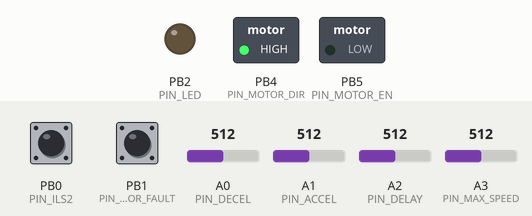
The program below on a simulated ATtiny85, built for the host (arithmetic inside an expression is 32-bit, double 64-bit). Parts: switched loads named in the program (green lamp = pin HIGH), output pins drawn as LEDs (lit = HIGH). The test bench sets the inputs (shaded band); at power-on: PB1 (PIN_MOTOR_FAULT) HIGH, PB0 (PIN_ILS2) HIGH, A0 (PIN_DECEL) = 512, A1 (PIN_ACCEL) = 512, A2 (PIN_DELAY) = 512, A3 (PIN_MAX_SPEED) = 512. EEPROM starts erased.

Above: at 1.2 s.
1.3 s: PB1 (PIN_MOTOR_FAULT) pulled LOW for 0.15 s
At 1.37 s:
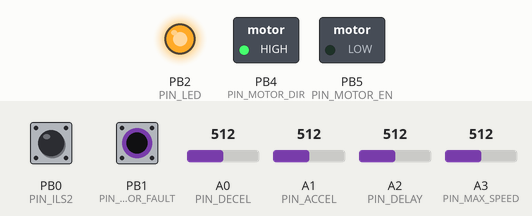
2.9 s: PB1 (PIN_MOTOR_FAULT) pulled LOW for 3.2 s
At 6.7 s:
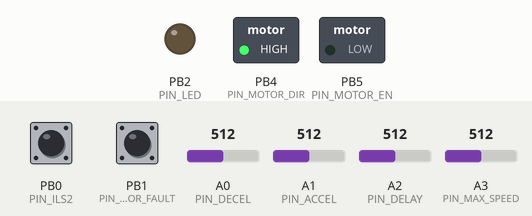
Timing chart, 0 to 8.2 s (numbered marks = the images above; inputs shaded):
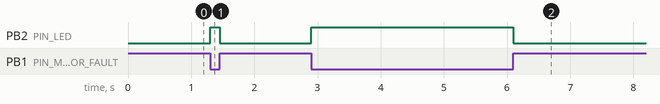

Measured:
- after the input at 1.3 s, PB2 (PIN_LED): LOW → HIGH at once, → LOW 0.15 s later
- after the input at 2.9 s, PB2 (PIN_LED): LOW → HIGH at once, → LOW 3.2 s later

The program:

main.cpp
```cpp
#include <Arduino.h>
#include "constants.h"
#include "MP6515.h"
#include <EEPROM.h>

uint32_t lastTriggerTmstp = 0;
uint32_t pauseStartTime = 0;
uint32_t pauseDuration = 0;
uint8_t direction = FORWARD_DIR;
uint8_t stateAddr = 1;

enum STATE
{
    INIT,
    WAITING_FOR_STOP_TRIGGER,
    BREAKING,
    PAUSE
};

static STATE state = INIT;

void updateMotorSettings()
{
    motor.setAcceleration(analogRead(PIN_ACCEL) << 4);
    motor.setDeceleration(analogRead(PIN_DECEL) << 4);
    motor.setMaxSpeed(255 - ((analogRead(PIN_MAX_SPEED) >> 2) & 0x00FF));
    pauseDuration = 200ULL * (1024 - analogRead(PIN_DELAY));
}

void registerDir(uint8_t dir)
{
    EEPROM.update(stateAddr, dir); // save next direction in case of shutdown
}

void setup()
{
    pinMode(PIN_MOTOR_EN, OUTPUT);
    pinMode(PIN_LED, OUTPUT);
    pinMode(PIN_MOTOR_DIR, OUTPUT);
    pinMode(PIN_MOTOR_FAULT, INPUT_PULLUP);
    pinMode(PIN_ILS1, INPUT);
    pinMode(PIN_ILS2, INPUT);

    updateMotorSettings();

    stateAddr = EEPROM.read(0);
    direction = EEPROM.read(stateAddr);
    stateAddr++;
    if (stateAddr == 0)
        stateAddr = 1;
    else if (stateAddr > 127)
        stateAddr = 1;
    EEPROM.write(0, stateAddr);
    registerDir(direction);

    motor.begin(direction);
}

void loop()
{
    digitalWrite(PIN_LED, !digitalRead(PIN_MOTOR_FAULT));
    motor.loop();
    if (millis() - lastTriggerTmstp > 100)
    {
        lastTriggerTmstp = millis();
        updateMotorSettings();
    }

    switch (state)
    {
    case INIT:
    {
        motor.move(direction);
        state = WAITING_FOR_STOP_TRIGGER;
        break;
    }

    case WAITING_FOR_STOP_TRIGGER:
    {
        uint8_t sensorPin = PIN_ILS2;
        if (direction == FORWARD_DIR)
            sensorPin = PIN_ILS1;

        if (digitalRead(sensorPin) == 0)
        {
            bool falseTrigger = false;
            lastTriggerTmstp = millis();
            while (millis() - lastTriggerTmstp < 10)
                falseTrigger |= digitalRead(sensorPin) == 1;
            if (falseTrigger == false)
            {
                registerDir(!direction); // save next direction in case of shutdown
                motor.brake();
                state = BREAKING;
            }
        }
        break;
    }

    case BREAKING:
    {
        if (motor.getSpeed() == 0)
        {
            pauseStartTime = millis();
            state = PAUSE;
            direction = !direction;
        }
        break;
    }

    case PAUSE:
    {
        if (millis() - pauseStartTime > pauseDuration)
        {
            state = INIT;
        }
        break;
    }

    default:
        break;
    }
}
```

MP6515.cpp
```cpp
#include "MP6515.h"
#include "wiring_private.h"

MP6515 motor;

uint16_t MP6515::_accelStep_ms = DEFAULT_ACCELERATION;
uint16_t MP6515::_decelStep_ms = DEFAULT_DECELERATION;
uint8_t MP6515::_currentSpeed = 0;
uint8_t MP6515::_maxSpeed = DEFAULT_MAX_SPEED;
uint8_t MP6515::_nextDirection = LOW;
uint8_t MP6515::_currentDirection = LOW;
uint32_t MP6515::_lastEventTime = millis();
MP6515::STATE MP6515::_state = MP6515::STATE::STOP;

void MP6515::begin(uint8_t dir)
{
    _nextDirection = dir;
    changeDirection();
    _state = MP6515::STATE::STOP;
    updateMotorSpeed(0);
}

void MP6515::updateMotorSpeed(uint8_t speed)
{
    if (speed == 0)
    {
        digitalWrite(PIN_MOTOR_EN, LOW);
    }
    else if (speed == 255)
    {
        digitalWrite(PIN_MOTOR_EN, HIGH);
    }
    else
    {
        // Setting up PWM on PIN_MOTOR_EN

        // Clear OC1B on Compare Match, set
        // OC1B at BOTTOM (non-inverting mode)
        sbi(TCCR1A, COM1B1);
        cbi(TCCR1A, COM1B0);
        // Select Fast PWM, 8-bit mode
        sbi(TCCR1A, WGM10);
        cbi(TCCR1A, WGM11);
        sbi(TCCR1B, WGM12);
        cbi(TCCR1B, WGM13);
        // Clock prescaler /1 selection
        sbi(TCCR1B, CS10);
        cbi(TCCR1B, CS11);
        cbi(TCCR1B, CS12);
        //cbi(TCCR0A, COM0A0);
        OCR1B = speed; // set pwm duty
    }
}

void MP6515::brake()
{
    _state = MP6515::STATE::STOP;
    _nextDirection = _currentDirection; // make sure we were are not going to go the other way once we stopped
}

void MP6515::setMaxSpeed(uint8_t maxSpeed)
{
    _maxSpeed = maxSpeed;
    if (_maxSpeed == 0)
        _maxSpeed = MIN_MAXIMUM_SPEED;
}

void MP6515::changeDirection()
{
    _currentDirection = _nextDirection;
    digitalWrite(PIN_MOTOR_DIR, _currentDirection);
}

void MP6515::move(uint8_t direction)
{
    _nextDirection = direction;
    _state = MP6515::STATE::RUNNING;
}

void MP6515::loop()
{
    uint32_t currentTime = millis();
    switch (_state)
    {
    case MP6515::STATE::STOP:
        if (_currentSpeed > 0)
        {
            if (currentTime - _lastEventTime > _decelStep_ms)
            {
                _lastEventTime = currentTime;
                _currentSpeed--;
                updateMotorSpeed(_currentSpeed);
            }
        }
        else if (_currentDirection != _nextDirection) // if we stopped because we wanted to change direction
        {
            changeDirection();               // change direction
            _state = MP6515::STATE::RUNNING; // set state to running
        }

        break;
    case MP6515::STATE::RUNNING:
        if (_currentDirection != _nextDirection) // if we need to change direction
        {
            _state = MP6515::STATE::STOP; // got to stop state
            break;
        }
        if (_currentSpeed < _maxSpeed)
        {
            if (currentTime - _lastEventTime > _accelStep_ms)
            {
                _lastEventTime = currentTime;
                _currentSpeed++;
                updateMotorSpeed(_currentSpeed);
            }
        }
        else if (_currentSpeed > _maxSpeed)
        {
            if (currentTime - _lastEventTime > _decelStep_ms)
            {
                _lastEventTime = currentTime;
                _currentSpeed--;
                updateMotorSpeed(_currentSpeed);
            }
        }

        break;

    default:
        break;
    }
}
```

MP6515.h
```cpp
#ifndef MP6515_H
#define MP6515_H
#include <Arduino.h>
#include "constants.h"

class MP6515
{
private:
    static uint16_t _accelStep_ms;
    static uint16_t _decelStep_ms;
    static uint8_t _maxSpeed;
    static uint8_t _currentSpeed;
    static uint8_t _nextDirection;
    static uint8_t _currentDirection;
    static uint32_t _lastEventTime;

    enum STATE
    {
        STOP,
        RUNNING
    };

    static STATE _state;

    static void changeDirection();
    static void updateMotorSpeed(uint8_t speed);

public:
    static void setAcceleration(uint16_t accel_ms) { _accelStep_ms = accel_ms/_maxSpeed; }
    static void setDeceleration(uint16_t decel_ms) { _decelStep_ms = decel_ms/_maxSpeed; }
    static uint8_t getSpeed() { return _currentSpeed; }
    static void setMaxSpeed(uint8_t maxSpeed);
    static void begin(uint8_t dir);
    static void brake();
    static void move(uint8_t direction);
    static void loop(); /* function to call regularly to update the motor status */
};

extern MP6515 motor;

#endif
```

constants.h
```cpp
#ifndef CONSTANTS_H
#define CONSTANTS_H

/**
 * PB0  0       PCINT8  XTAL1
 * PB1  1       PCINT9  XTAL2
 * PB3  11      PCINT11 RESET
 * PB2  2       PCINT10 OC0A    INT0
 * PA7  3   A7  PCINT7  OC0B
 * PA6  4   A6  PCINT6  MOSI    DI  SDA OC1A
 * PA5  5   A5  PCINT5  MISO    DO  OC1B
 * PA4  6   A4  PCINT4  SCK     SCL
 * PA3  7   A3  PCINT3
 * PA2  8   A2  PCINT2  AIN1
 * PA1  9   A1  PCINT1  AIN0
 * PA0  10  A0  PCINT0  AREF
 */


#define PIN_DECEL A0
#define PIN_ACCEL A1
#define PIN_DELAY A2
#define PIN_MAX_SPEED A3
#define PIN_ILS1 6
#define PIN_MOTOR_EN 5
#define PIN_MOTOR_DIR 4
#define PIN_MOTOR_CURRENT A7
#define PIN_ILS2 0
#define PIN_MOTOR_FAULT 1
#define PIN_LED 2

// Constants

#define DEFAULT_ACCELERATION 5
#define DEFAULT_DECELERATION 5
#define DEFAULT_MAX_SPEED 255
#define MIN_MAXIMUM_SPEED 50

#define FORWARD_DIR 0
#define BACKWARD_DIR 1

#endif
```
